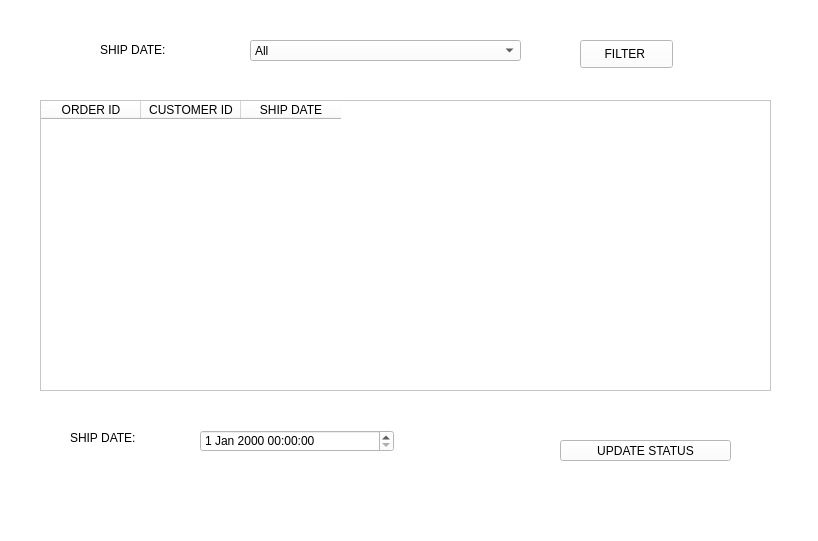
<?xml version="1.0" encoding="UTF-8"?>
<ui version="4.0">
 <class>MainWindow</class>
 <widget class="QMainWindow" name="MainWindow">
  <property name="geometry">
   <rect>
    <x>0</x>
    <y>0</y>
    <width>818</width>
    <height>541</height>
   </rect>
  </property>
  <property name="windowTitle">
   <string>MainWindow</string>
  </property>
  <property name="styleSheet">
   <string notr="true">background-color: rgb(255, 255, 255);</string>
  </property>
  <widget class="QWidget" name="centralwidget">
   <widget class="QTableWidget" name="AdminOrderStatusTable">
    <property name="geometry">
     <rect>
      <x>40</x>
      <y>100</y>
      <width>731</width>
      <height>291</height>
     </rect>
    </property>
    <property name="styleSheet">
     <string notr="true">background-image: url('C:/Users/USER/Downloads/Project_DB(updated ui)/tbg.jpeg');
</string>
    </property>
    <column>
     <property name="text">
      <string>ORDER ID</string>
     </property>
    </column>
    <column>
     <property name="text">
      <string>CUSTOMER ID</string>
     </property>
    </column>
    <column>
     <property name="text">
      <string>SHIP DATE</string>
     </property>
    </column>
   </widget>
   <widget class="QComboBox" name="ShipDatecomboBox">
    <property name="geometry">
     <rect>
      <x>250</x>
      <y>40</y>
      <width>271</width>
      <height>21</height>
     </rect>
    </property>
    <item>
     <property name="text">
      <string>All</string>
     </property>
    </item>
    <item>
     <property name="text">
      <string>Shipped</string>
     </property>
    </item>
    <item>
     <property name="text">
      <string>Not Shipped</string>
     </property>
    </item>
   </widget>
   <widget class="QLabel" name="label">
    <property name="geometry">
     <rect>
      <x>100</x>
      <y>40</y>
      <width>121</width>
      <height>20</height>
     </rect>
    </property>
    <property name="sizePolicy">
     <sizepolicy hsizetype="Ignored" vsizetype="Preferred">
      <horstretch>0</horstretch>
      <verstretch>0</verstretch>
     </sizepolicy>
    </property>
    <property name="styleSheet">
     <string notr="true">font: 75 italic 12pt &quot;Bodoni MT&quot;;</string>
    </property>
    <property name="text">
     <string>SHIP DATE:</string>
    </property>
   </widget>
   <widget class="QPushButton" name="filterDateButton">
    <property name="geometry">
     <rect>
      <x>580</x>
      <y>40</y>
      <width>93</width>
      <height>28</height>
     </rect>
    </property>
    <property name="styleSheet">
     <string notr="true">background-image: url('C:/Users/USER/Downloads/Project_DB(updated ui)/tbg.jpeg');
font: 75 italic 10pt &quot;Bodoni MT&quot;</string>
    </property>
    <property name="text">
     <string>FILTER </string>
    </property>
   </widget>
   <widget class="QPushButton" name="pushButton">
    <property name="geometry">
     <rect>
      <x>560</x>
      <y>440</y>
      <width>171</width>
      <height>21</height>
     </rect>
    </property>
    <property name="styleSheet">
     <string notr="true">background-image: url('C:/Users/USER/Downloads/Project_DB(updated ui)/tbg.jpeg');
font: 75 italic 11pt &quot;Bodoni MT&quot;;</string>
    </property>
    <property name="text">
     <string>UPDATE STATUS</string>
    </property>
   </widget>
   <widget class="QLabel" name="label_2">
    <property name="geometry">
     <rect>
      <x>70</x>
      <y>430</y>
      <width>181</width>
      <height>16</height>
     </rect>
    </property>
    <property name="styleSheet">
     <string notr="true">font: 75 italic 11pt &quot;Bodoni MT&quot;;</string>
    </property>
    <property name="text">
     <string>SHIP DATE:</string>
    </property>
   </widget>
   <widget class="QDateTimeEdit" name="dateTimeEdit">
    <property name="geometry">
     <rect>
      <x>200</x>
      <y>430</y>
      <width>194</width>
      <height>22</height>
     </rect>
    </property>
   </widget>
  </widget>
  <widget class="QMenuBar" name="menubar">
   <property name="geometry">
    <rect>
     <x>0</x>
     <y>0</y>
     <width>818</width>
     <height>26</height>
    </rect>
   </property>
  </widget>
  <widget class="QStatusBar" name="statusbar"/>
 </widget>
 <resources/>
 <connections/>
</ui>
